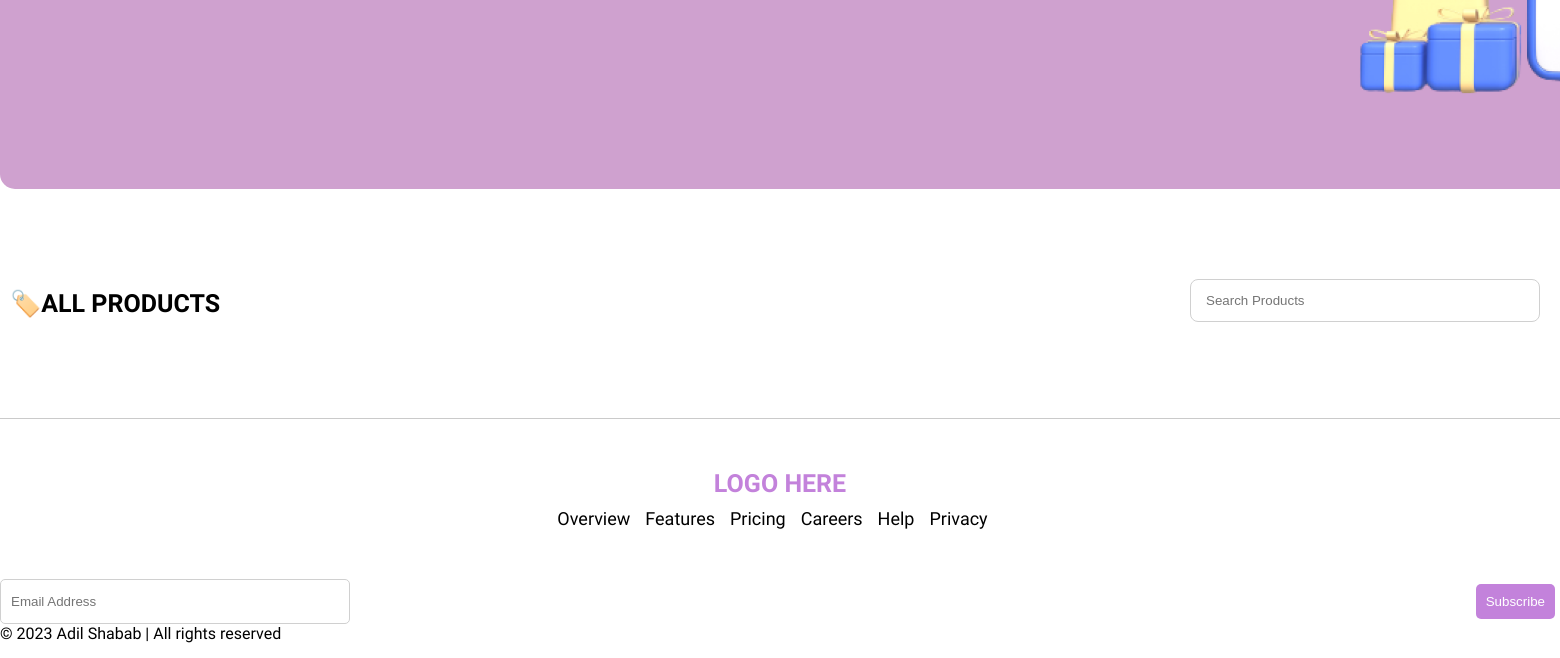
Page / (signed in, lower part) on the earlier database version.
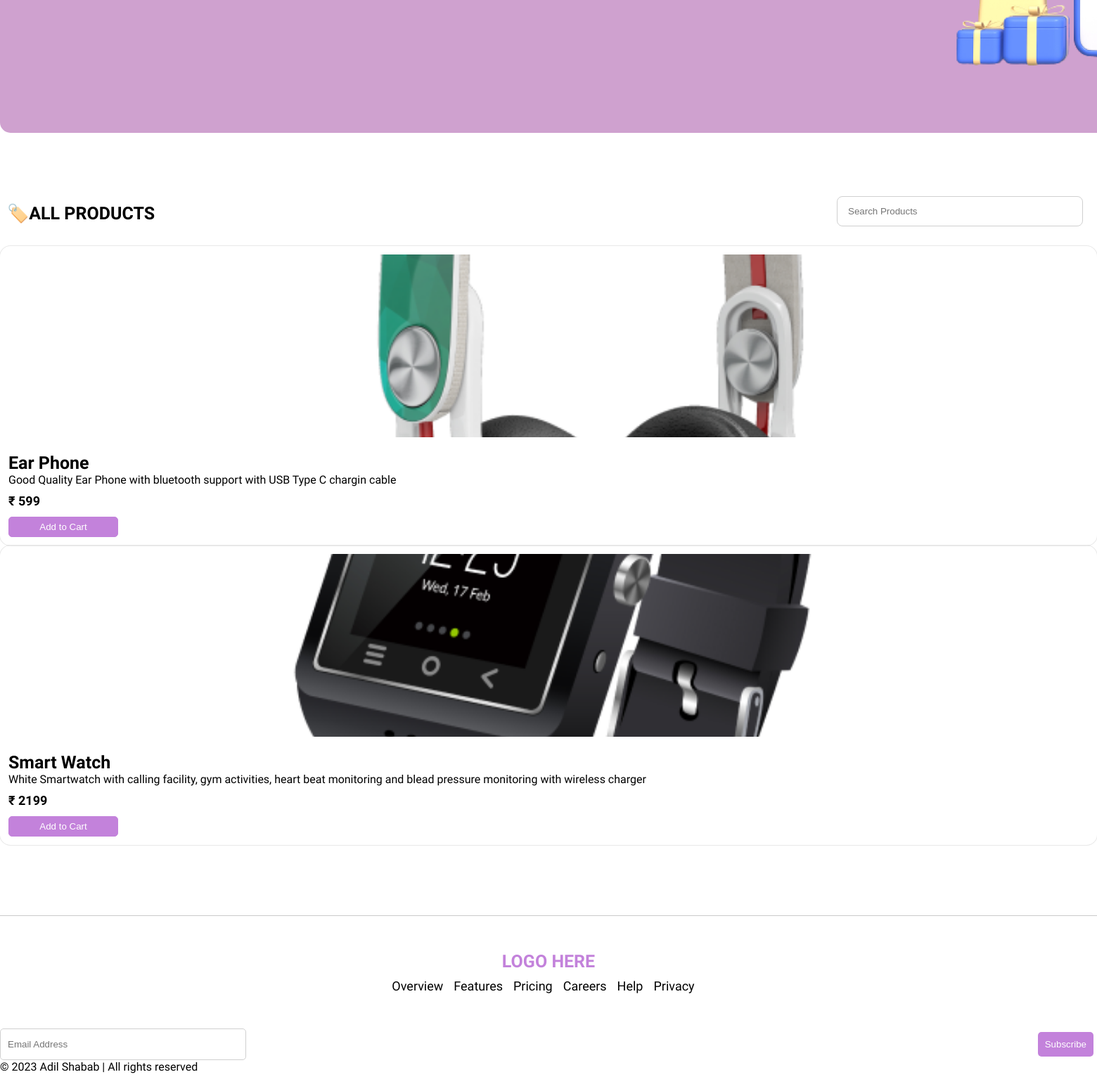
Same page on the later database version.
### core/models.py (models this page shows, shortened)
class Product(models.Model):
    name = models.CharField(max_length=150)
    price = models.IntegerField()
    photo = models.ImageField(upload_to='products')
    description = models.TextField()

### core/views.py (the view)
# urls.py: path('', home, name='home'),
def home(request):
    products = Product.objects.all()
    cart_items = Cart.objects.filter(user=request.user)
    cart_count = sum(item.quantity for item in cart_items)
    context={'products': products, 'cart_count': cart_count}
    return render(request, 'frontend/home.html', context)

### templates/frontend/home.html (shortened to what this page needs)
<!doctype html>
{% load static %}
<html lang="en">
<head>
  <link rel="stylesheet" href="https://cdnjs.cloudflare.com/ajax/libs/font-awesome/6.4.0/css/all.min.css" />
  <link rel="stylesheet" href="{% static 'css/style.css' %}">
  <link href="https://cdn.jsdelivr.net/npm/bootstrap@5.2.1/dist/css/bootstrap.min.css" rel="stylesheet"integrity="sha384-iYQeCzEYFbKjA/T2uDLTpkwGzCiq6soy8tYaI1GyVh/UjpbCx/TYkiZhlZB6+fzT">
</head>
<body>
  <main>
    <div class="banner">
      <div class="container">
        <img src="{% static 'img/banner.png' %}" alt="" class="img-fluid">
      </div>
    </div>
    <div class="products">
      <div class="container">
        <h4 class="heading">🏷️All Products</h4>
        <input id="search__input" type="text" placeholder="Search Products">
        <div class="row parent_product">
            {% for x in products %}
                <div class="col-md-4 mb-4 each-product">
                    <div class="card_">
                    <div class="image_section">
                        <img class="img-fluid" src="{{x.photo.url}}" alt="">
                    </div>
                    <div class="txt_section">
                        <h5 class="name">{{x.name}}</h5>
                        <p class="description">{{x.description}}</p>
                        <p class="price">&#8377; {{x.price}}</p>
                        <a href="{% url 'add-to-cart' x.id %}"><button class="styled_btn">Add to Cart</button></a>
                    </div>
                    </div>
                </div>
            {% endfor %}
        </div>
      </div>
    </div>
  </main>
  {% include "frontend/footer.html" %}
</body>
</html>

Differences in the rows shown:
added Product: photo (picture), name "Ear Phone", description "Good Quality Ear Phone with bluetooth support with USB Type C chargin cable", price "599"
added Product: photo (picture), name "Smart Watch", description "White Smartwatch with calling facility, gym activities, heart beat monitoring and blead pressure monitoring with wireless charger", price "2199"
